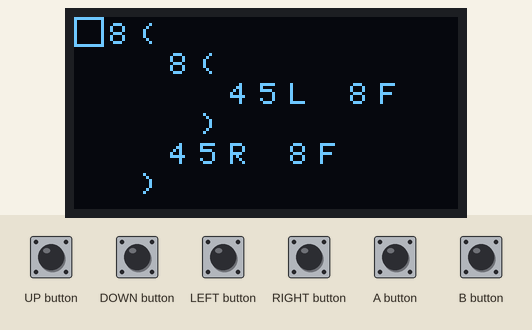
This sketch was run on a simulated Arduboy, built with avr-gcc and run on an emulated ATmega32U4. Parts: 128×64 one-colour display. The inputs (shaded band) are chosen by the test bench.

Above: at 20.5 s.
20.6 s: B button pressed for 0.15 s
22.2 s: A button pressed for 0.15 s
At 22.33 s:
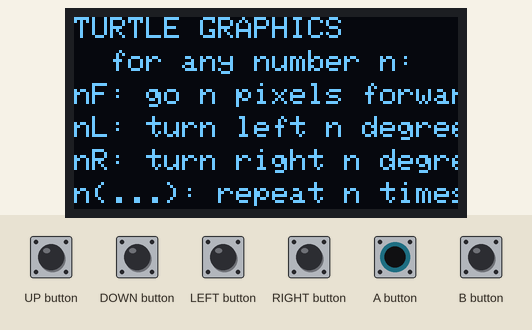
23.8 s: UP button pressed for 1 s
At 24.01 s:
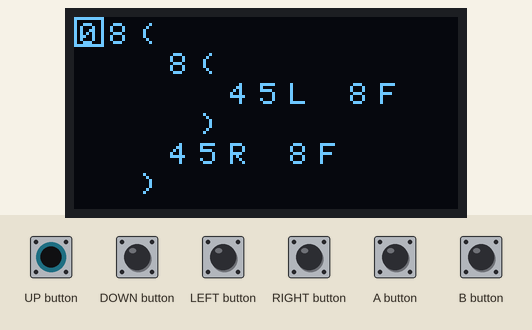
26.3 s: LEFT button pressed for 0.15 s
At 27.1 s:
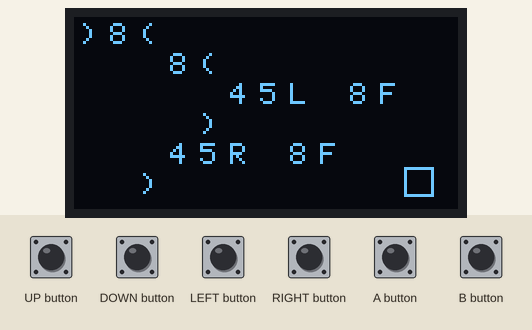
27.9 s: DOWN button pressed for 0.15 s
At 29.1 s:
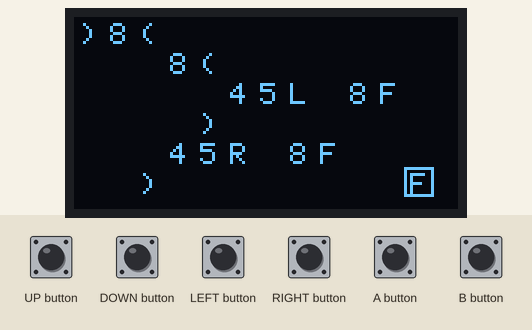
29.5 s: RIGHT button pressed for 0.15 s
At 30.5 s:
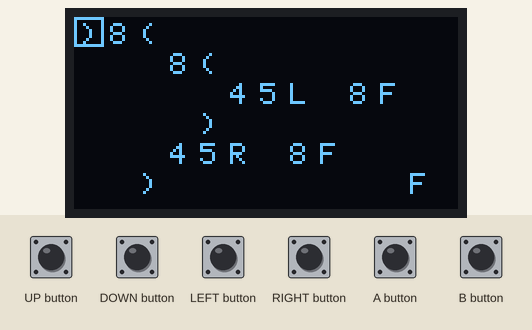

The sketch:

turtle-graphics.ino
```cpp
// (licence header left out)
#include <EEPROM.h>
#include <Arduboy.h>
Arduboy A;

const char* InitialProgram = " 8(            8(            45L 8F     )          45R 8F     )";

const char* Splash[] = {
  "",
  "",
  "TURTLE GRAPHICS",
  "",
  "Try the red buttons",
  "first.",
  "Left&Right to navigate.",
  "Up&Down to type.",
  "Both red buttons at",
  "same time to clear.",
  "",
  "github.com/strickyak/",
  "turtle-graphics-",
  "arduboy",
  nullptr,
};

const char* Help[] = {
  "TURTLE GRAPHICS",
  "  for any number n:",
  "nF: go n pixels forward",
  "nL: turn left n degrees",
  "nR: turn right n degrees",
  "n(...): repeat n times",
  nullptr
};

struct Terminal {
  constexpr static int N = 16;
  char Alphabet[N] = " FLR()9876543210";
  constexpr static int W = 12;
  constexpr static int H = 6;
  constexpr static int M = W * H;
  constexpr static int GW = 128;
  constexpr static int GH = 64;
  int held;
  int p;
  char scr[M];
  bool a_down;
  bool b_down;

  void Tick() {
    a_down = b_down = false;
    int bs = A.buttonsState();

    // Count how long buttons are held down.
    if (bs) ++held; else held = 0;

    if (bs & A_BUTTON) {
      a_down = true;
    }
    if (bs & B_BUTTON) {
      b_down = true;
    }

    if (a_down || b_down) return;

    // Auto-repeat after 10, on even ticks.
    if (held == 1 || held > 10 && (held & 1) == 0) {
      if (bs & LEFT_BUTTON) {
        --p; if (p < 0) p = M - 1;
      }
      if (bs & RIGHT_BUTTON) {
        ++p; if (p >= M) p = 0;
      }
      char& ch = scr[p];
      if (bs & UP_BUTTON) {
        --ch; if (ch < 0) ch = N - 1;
      }
      if (bs & DOWN_BUTTON) {
        ++ch; if (ch >= N) ch = 0;
      }
      if (bs & A_BUTTON) {
        a_down = true;
      }
    }
  }

  char AtI(int i) {
    return Alphabet[scr[i]];
  }
  void PutAtI(int i, char c) {
    for (int a = 0; a < N; a++) {
      if (Alphabet[a] == c) {
        scr[i] = a; return;
      }
    }
    scr[i] = 0;
  }

  void Draw() {
    A.clear();
    for (int y = 0; y < H; y++) {
      for (int x = 0; x < W; x++) {
        A.setCursor(x * 10 + 2, y * 10 + 2);
        A.write(Alphabet[scr[x + y * W]]);
      }
    }

    int xx = p % W;
    int yy = p / W;
    A.drawFastVLine(xx * 10, yy * 10, 10, 1);
    A.drawFastHLine(xx * 10, yy * 10, 10, 1);
    A.drawFastHLine(xx * 10, 9 + yy * 10, 10, 1);
    A.drawFastVLine(9 + xx * 10, yy * 10, 10, 1);
    A.display();
  }
};

struct Turtle : public Terminal {
  int x, y;
  int d;  // direction, degrees
  int n;
  int sp;
  int counts[16];
  int openParen[16];

  void drawLineTorus(int x1, int y1, int x2, int y2, int color) {
    for (int i = -1; i < 2; i++) {
      //if (i == -1 && x1 > 0 && x2 > 0) continue;
      //if (i == 1 && x1 < GW && x2 < GW) continue;
      for (int j = -1; j < 2; j++) {
        //if (j == -1 && y1 > 0 && y2 > 0) continue;
        //if (j == 1 && y1 < GH && y2 < GH) continue;

        A.drawLine(x1 + i * GW, y1 + j * GH, x2 + i * GW, y2 + j * GH, color);
      }
    }
  }

  void DrawPath() {
    x = 64; y = 32; d = 0; n = 0; sp = 0;
    int steps = 0;
    for (int i = 0; i < M; i++) {
      if (steps > held) return;
      char ch = AtI(i);
      if ('0' <= ch && ch <= '9') {
        n = 10 * n + (ch - '0');
      } else switch (ch) {
          case 'F':
            {
              if (n < 1) n = 1;
              int x2 = (int)(n * cos(d / 180.0 * 3.14159)) + x;
              int y2 = (int)(n * sin(d / 180.0 * 3.14159)) + y;
              drawLineTorus(x, y, x2, y2, 1);
              x = x2 & (GW - 1); y = y2 & (GH - 1);
              n = 0;
              ++steps;
            }
            break;
          case 'L':
            if (n < 1) n = 1;
            d -= n;
            n = 0;
            break;
          case 'R':
            if (n < 1) n = 1;
            d += n;
            n = 0;
            break;
          case '(':
            counts[sp] = n;
            openParen[sp] = i;
            ++sp;
            n = 0;
            break;
          case ')':
            --counts[sp - 1];
            if (counts[sp - 1] < 1) {
              --sp;
            } else {
              i = openParen[sp - 1];
            }
            n = 0;
            break;
        }
    }
  }
} T;

void Scroll(const char* p[]) {
  int millis = 1000;
  while (*p) {
    for (int i = 1; i < 12; i++) {
      A.clear();
      for (int j = 0; p[j] && j < 6; j++) {
        A.setCursor(0, j * 12 - i);
        A.print(p[j]);
      }
      A.display();
      delay(millis);
      millis = 100;
      if (A.buttonsState()) return;
    }
    ++p;
  }
}

void setup() {
  A.beginNoLogo();
  A.setFrameRate(30);
#if 0
  A.setTextSize(2);
  A.setCursor(10, 0);
  A.print(" TURTLE");
  A.setCursor(10, 25);
  A.print("GRAPHICS");
  A.setTextSize(1);
  A.setCursor(0, 54);
  A.print("github.com/strickyak");
  A.display();
  delay(1000);
#endif
  Scroll(Splash);

  for (const char* p = InitialProgram; *p; p++) {
    T.PutAtI(p - InitialProgram, *p);
  }
}

char buf[2];
int i;
int startChar;
bool oldBS;
char hex[] = "0123456789ABCDEF";
int xx, yy;
int held;

void loop() {
  if (!A.nextFrame()) return;
  T.Tick();

  if (T.a_down && T.b_down) {
    // Both red butons clear the script.
    for (int i = 0; i < T.M; i++) {
      T.scr[i] = 0;
    }
    T.p = 0;
  }

  if (T.b_down) {  // DRAW PATH
    A.clear();
    T.DrawPath();
    A.display();
    return;
  }

  if (T.a_down) {  // Help
    A.clear();
    for (int i = 0; Help[i]; i++) {
      A.setCursor(0, i * 11);
      A.print(Help[i]);
    }
    A.display();
    return;
  }

  T.Draw();
}
```

Measured:
- after the input at 22.2 s, the display: changes after 0.07 s (image 1)
- after the input at 23.8 s, the display: changes at once (image 2)
- after the input at 26.3 s, the display: changes at once (image 3)
- after the input at 27.9 s, the display: changes after 0.05 s (image 4)
- after the input at 29.5 s, the display: changes after 0.05 s (image 5)
